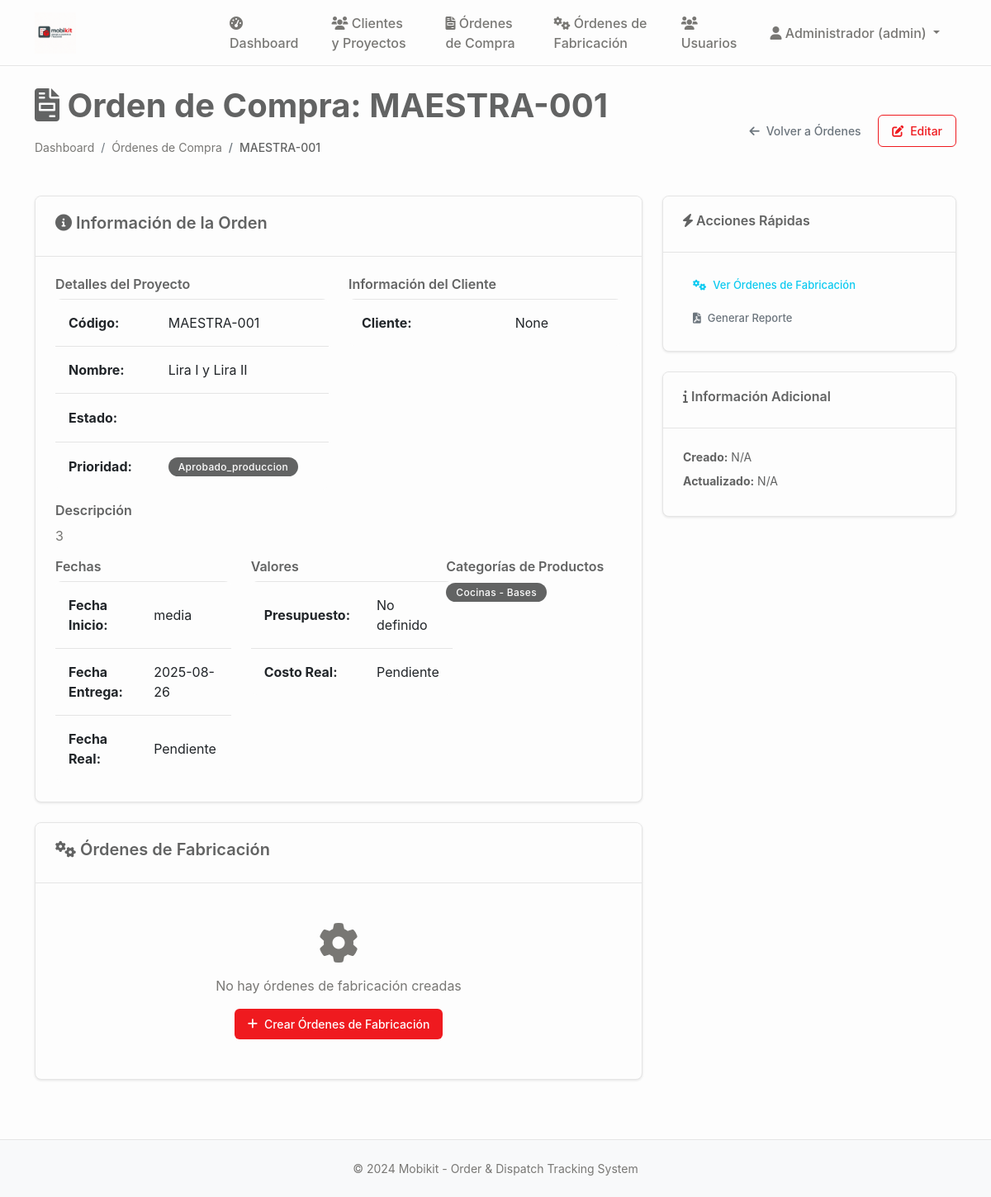
Page /orden_compra/5 (signed in) on the earlier database version.
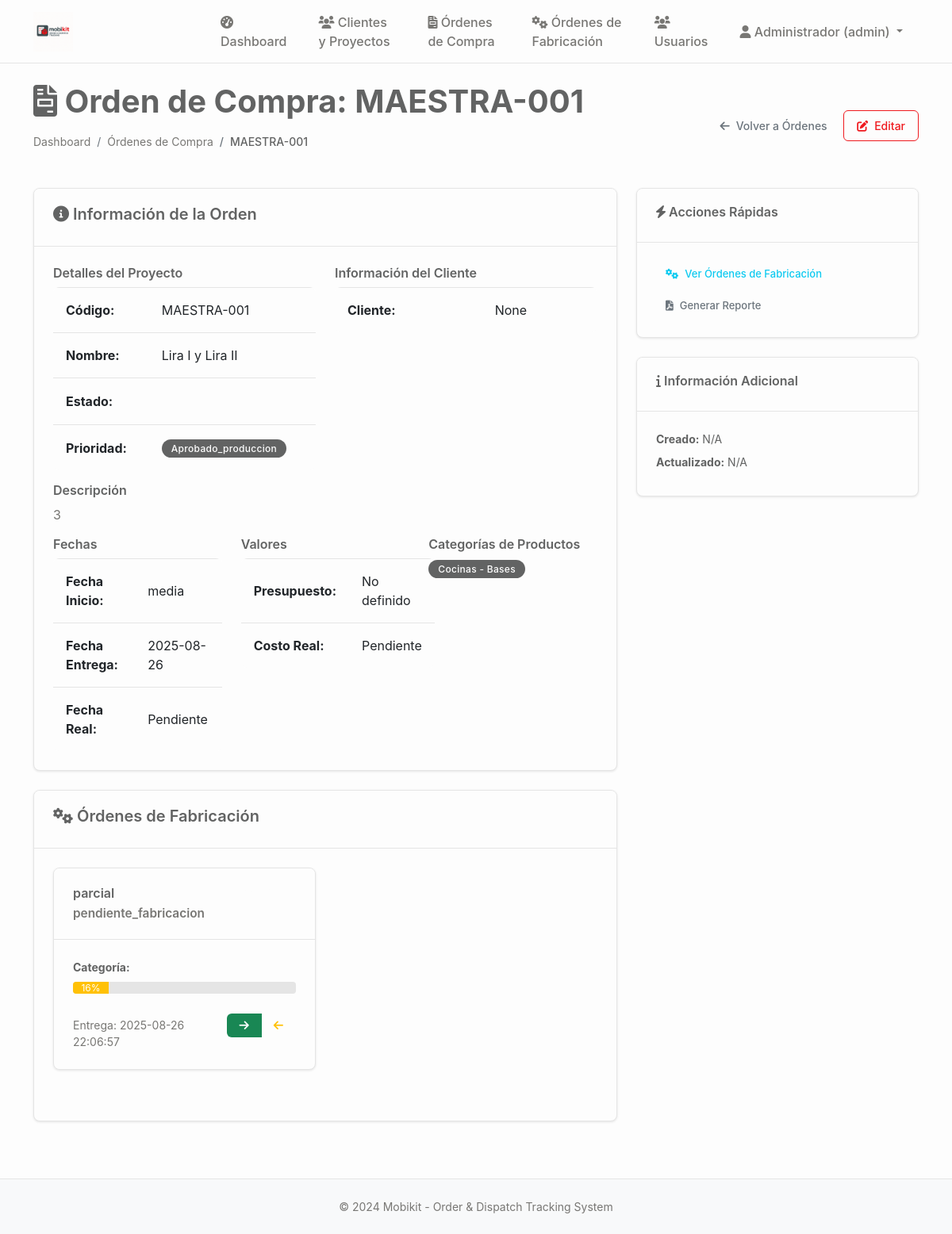
Same page on the later database version.
### tables this page shows
CREATE TABLE subcategorias_producto (
    id INTEGER PRIMARY KEY AUTOINCREMENT,
    categoria_id INTEGER NOT NULL,
    nombre TEXT NOT NULL,
    descripcion TEXT,
    activo BOOLEAN DEFAULT TRUE,
    created_at TIMESTAMP DEFAULT CURRENT_TIMESTAMP,
    FOREIGN KEY (categoria_id) REFERENCES categorias_producto (id),
    UNIQUE(categoria_id, nombre)
);

CREATE TABLE categorias_producto (
    id INTEGER PRIMARY KEY AUTOINCREMENT,
    nombre TEXT UNIQUE NOT NULL,
    descripcion TEXT,
    color TEXT DEFAULT '#E31E24',
    activo BOOLEAN DEFAULT TRUE,
    created_at TIMESTAMP DEFAULT CURRENT_TIMESTAMP
);

CREATE TABLE ordenes_fabricacion (
                id INTEGER PRIMARY KEY AUTOINCREMENT,
                codigo_orden TEXT UNIQUE NOT NULL,
                proyecto_id INTEGER NOT NULL,
                tipo_orden TEXT DEFAULT 'parcial' CHECK (tipo_orden IN ('parcial', 'total')),
                fecha_entrega_estimada DATE NOT NULL,
                cantidad_tableros INTEGER NOT NULL,
                estado TEXT DEFAULT 'pendiente_fabricacion' CHECK (estado IN (
                    'pendiente_fabricacion', 'aprobado_diseño', 'enviado_produccion', 
                    'seccionado', 'enchapando', 'mecanizado', 'listo_embalaje', 
                    'embalando', 'listo_despacho', 'despachado'
                )),
                prioridad TEXT DEFAULT 'media' CHECK (prioridad IN ('baja', 'media', 'alta', 'urgente')),
                observaciones TEXT,
                fecha_inicio DATE,
                fecha_entrega_real DATE,
                created_at TIMESTAMP DEFAULT CURRENT_TIMESTAMP,
                updated_at TIMESTAMP DEFAULT CURRENT_TIMESTAMP,
                FOREIGN KEY (proyecto_id) REFERENCES proyectos (id) ON DELETE CASCADE
            );

### main.py (the view)
@app.route('/orden_compra/<int:orden_id>')
@login_required
def orden_compra_detalle(orden_id):
    conn = sqlite3.connect('mobikit.db')
    cursor = conn.cursor()
    cursor.execute('''
        SELECT p.*, c.nombre as cliente_nombre, c.email as cliente_email,
               c.telefono as cliente_telefono, c.contacto_principal
        FROM proyectos p
        LEFT JOIN clientes c ON p.cliente_id = c.id
        WHERE p.id = ?
    ''', (orden_id,))
    orden = cursor.fetchone()
    if not orden:
        flash('Orden de compra no encontrada', 'error')
        return redirect(url_for('ordenes_compra'))
    cursor.execute('''
        SELECT cat.nombre, subcat.nombre
        FROM proyecto_categorias pc
        JOIN categorias_producto cat ON pc.categoria_id = cat.id
        LEFT JOIN subcategorias_producto subcat ON pc.subcategoria_id = subcat.id
        WHERE pc.proyecto_id = ?
    ''', (orden_id,))
    categorias = cursor.fetchall()
    cursor.execute('''
        SELECT name FROM sqlite_master WHERE type='table' AND name='ordenes_fabricacion'
    ''')
    if cursor.fetchone():
        cursor.execute('''
            SELECT of.id, of.codigo_orden, of.tipo_orden, of.estado, of.fecha_entrega_estimada,
                   of.cantidad_tableros, of.observaciones, of.created_at, of.updated_at,
                   '' as categoria_nombre, '' as subcategoria_nombre
            FROM ordenes_fabricacion of
            WHERE of.proyecto_id = ?
            ORDER BY of.created_at ASC
        ''', (orden_id,))
        ordenes_fabricacion = cursor.fetchall()
    else:
        ordenes_fabricacion = []
    conn.close()
    return render_template('orden_compra_detalle.html',
                           orden=orden,
                           categorias=categorias,
                           ordenes_fabricacion=ordenes_fabricacion)

### main.py (called while the page is built)
def login_required(f):
    @wraps(f)
    def decorated_function(*args, **kwargs):
        if 'user_id' not in session:
            return redirect(url_for('login'))
        return f(*args, **kwargs)
    return decorated_function

### templates/orden_compra_detalle.html (shortened to what the changed rows need)
{% extends "base.html" %}
{% block content %}
<div class="d-flex justify-content-between align-items-center mb-4">
    <div>
        <h1><i class="fas fa-file-invoice"></i> Orden de Compra: {{ orden[1] }}</h1>
    </div>
</div>
<div class="row">
    <div class="col-md-8">
        <div class="card mb-4">
            <div class="card-body">
                <div class="row mt-3">
                    <div class="col-md-4">
                        <h6>Categorías de Productos</h6>
                        {% if categorias %}
                            {% for categoria in categorias %}
                            <span class="badge bg-secondary me-1 mb-1">
                                {{ categoria[0] }}{% if categoria[1] %} - {{ categoria[1] }}{% endif %}
                            </span>
                            {% endfor %}
                        {% else %}
                        <span class="text-muted">No definidas</span>
                        {% endif %}
                    </div>
                </div>
            </div>
        </div>
        <div class="card">
            <div class="card-body">
                {% if ordenes_fabricacion %}
                <div class="row">
                    {% for fab in ordenes_fabricacion %}
                    <div class="col-md-6 mb-3">
                        <div class="card border-">
                            <div class="card-header">
                                <div class="d-flex justify-content-between align-items-center">
                                    <h6 class="mb-0">{{ fab[2] }}</h6>
                                    <span class="badge bg-">
                                    </span>
                                </div>
                                <small class="text-muted">{{ fab[3] }}</small>
                            </div>
                            <div class="card-body">
                                <p class="small mb-2">
                                    <strong>Categoría:</strong> {{ fab[10] }}{% if fab[11] %} - {{ fab[11] }}{% endif %}
                                </p>
                                {% set estados_progreso = ['en_desarrollo', 'aprobado_produccion', 'seccionado', 'enchapado', 'mecanizado', 'produccion_completa'] %}
                                {% set nombres_estados = ['Desarrollo', 'Aprobado', 'Seccionado', 'Enchapado', 'Mecanizado', 'Terminado'] %}
                                {% set indice_actual = estados_progreso.index(fab[4]) if fab[4] in estados_progreso else 0 %}
                                {% set porcentaje = ((indice_actual + 1) / estados_progreso|length * 100)|int %}
                                <div class="progress mb-2" style="height: 15px;">
                                    <div class="progress-bar bg-{% if porcentaje < 40 %}warning{% elif porcentaje < 80 %}info{% else %}success{% endif %}"
                                         role="progressbar" style="width: {{ porcentaje }}%"
                                         aria-valuenow="{{ porcentaje }}" aria-valuemin="0" aria-valuemax="100">
                                        {{ porcentaje }}%
                                    </div>
                                </div>
                                <div class="d-flex justify-content-between align-items-center">
                                    <small class="text-muted">
                                        {% if fab[7] %}<br>Entrega: {{ fab[7] }}{% endif %}
                                    </small>
                                    <div class="btn-group">
                                        {% if session.user_role in ['admin', 'general', 'operación'] and fab[4] not in ['produccion_completa', 'entregado'] %}
                                        <button class="btn btn-xs btn-success" onclick="avanzarFabricacion({{ fab[0] }})" title="Avanzar">
                                            <i class="fas fa-arrow-right"></i>
                                        </button>
                                        {% endif %}
                                        {% if session.user_role in ['admin', 'general'] and fab[4] != 'en_desarrollo' %}
                                        <button class="btn btn-xs btn-outline-warning" onclick="retrocederFabricacion({{ fab[0] }})" title="Retroceder">
                                            <i class="fas fa-arrow-left"></i>
                                        </button>
                                        {% endif %}
                                    </div>
                                </div>
                            </div>
                        </div>
                    </div>
                    {% endfor %}
                </div>
                {% else %}
                <div class="text-center py-4">
                    <i class="fas fa-cog fa-3x text-muted mb-3"></i>
                    <p class="text-muted">No hay órdenes de fabricación creadas</p>
                    {% if session.user_role in ['admin', 'general'] %}
                    <button class="btn btn-primary" onclick="crearOrdenesFabricacion()">
                        <i class="fas fa-plus"></i> Crear Órdenes de Fabricación
                    </button>
                    {% endif %}
                </div>
                {% endif %}
            </div>
        </div>
    </div>
</div>
{% endblock %}

Differences in the rows shown:
added ordenes_fabricacion: tipo_orden "parcial", estado "pendiente_fabricacion", porcentaje "16", created_at "2025-08-26 22:06:57"
Other differences:
text no longer shown: "No hay órdenes de fabricación creadas Crear Órdenes de Fabricación"
